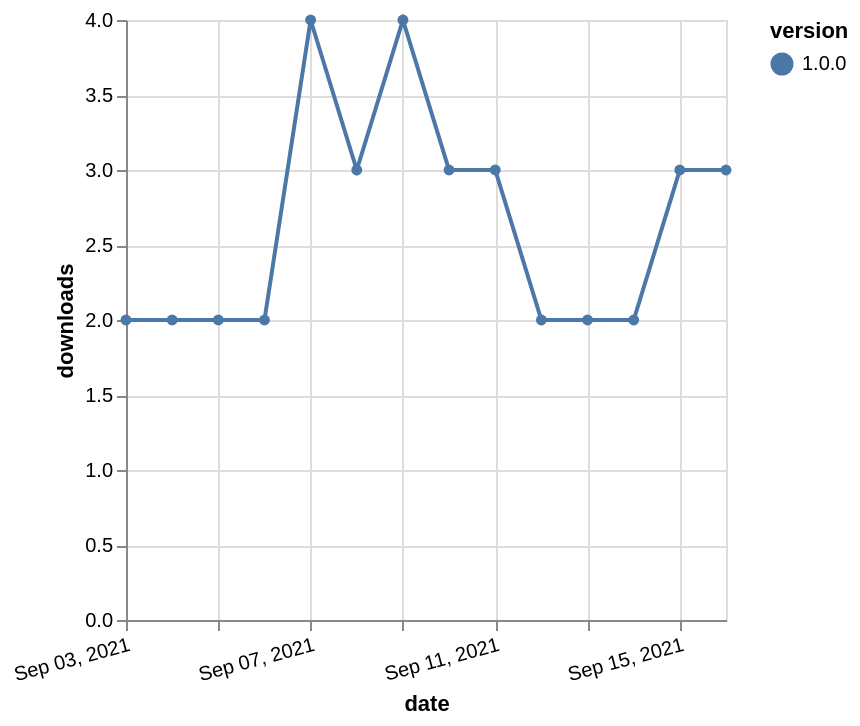

This figure's Vega-Lite source:
### Vega-Lite specification from a JSON file in a GitHub repository (floating-point values rounded to 4 significant figures)
{"$schema": "https://vega.github.io/schema/vega-lite/v5.json", "description": "A simple bar chart with embedded data.", "data": {"values": [{"date": "2021-09-03", "total": 2759, "delta": 2, "version": "1.0.0"}, {"date": "2021-09-04", "total": 2761, "delta": 2, "version": "1.0.0"}, {"date": "2021-09-05", "total": 2763, "delta": 2, "version": "1.0.0"}, {"date": "2021-09-06", "total": 2765, "delta": 2, "version": "1.0.0"}, {"date": "2021-09-07", "total": 2769, "delta": 4, "version": "1.0.0"}, {"date": "2021-09-08", "total": 2772, "delta": 3, "version": "1.0.0"}, {"date": "2021-09-09", "total": 2776, "delta": 4, "version": "1.0.0"}, {"date": "2021-09-10", "total": 2779, "delta": 3, "version": "1.0.0"}, {"date": "2021-09-11", "total": 2782, "delta": 3, "version": "1.0.0"}, {"date": "2021-09-12", "total": 2784, "delta": 2, "version": "1.0.0"}, {"date": "2021-09-13", "total": 2786, "delta": 2, "version": "1.0.0"}, {"date": "2021-09-14", "total": 2788, "delta": 2, "version": "1.0.0"}, {"date": "2021-09-15", "total": 2791, "delta": 3, "version": "1.0.0"}, {"date": "2021-09-16", "total": 2794, "delta": 3, "version": "1.0.0"}]}, "width": "container", "mark": {"type": "line", "point": {"filled": true}}, "encoding": {"x": {"field": "date", "type": "temporal", "timeUnit": "yearmonthdate", "title": "date", "axis": {"labelAngle": -15}}, "y": {"field": "delta", "type": "quantitative", "title": "downloads"}, "color": {"field": "version", "type": "nominal"}, "tooltip": {"field": "delta"}}}
